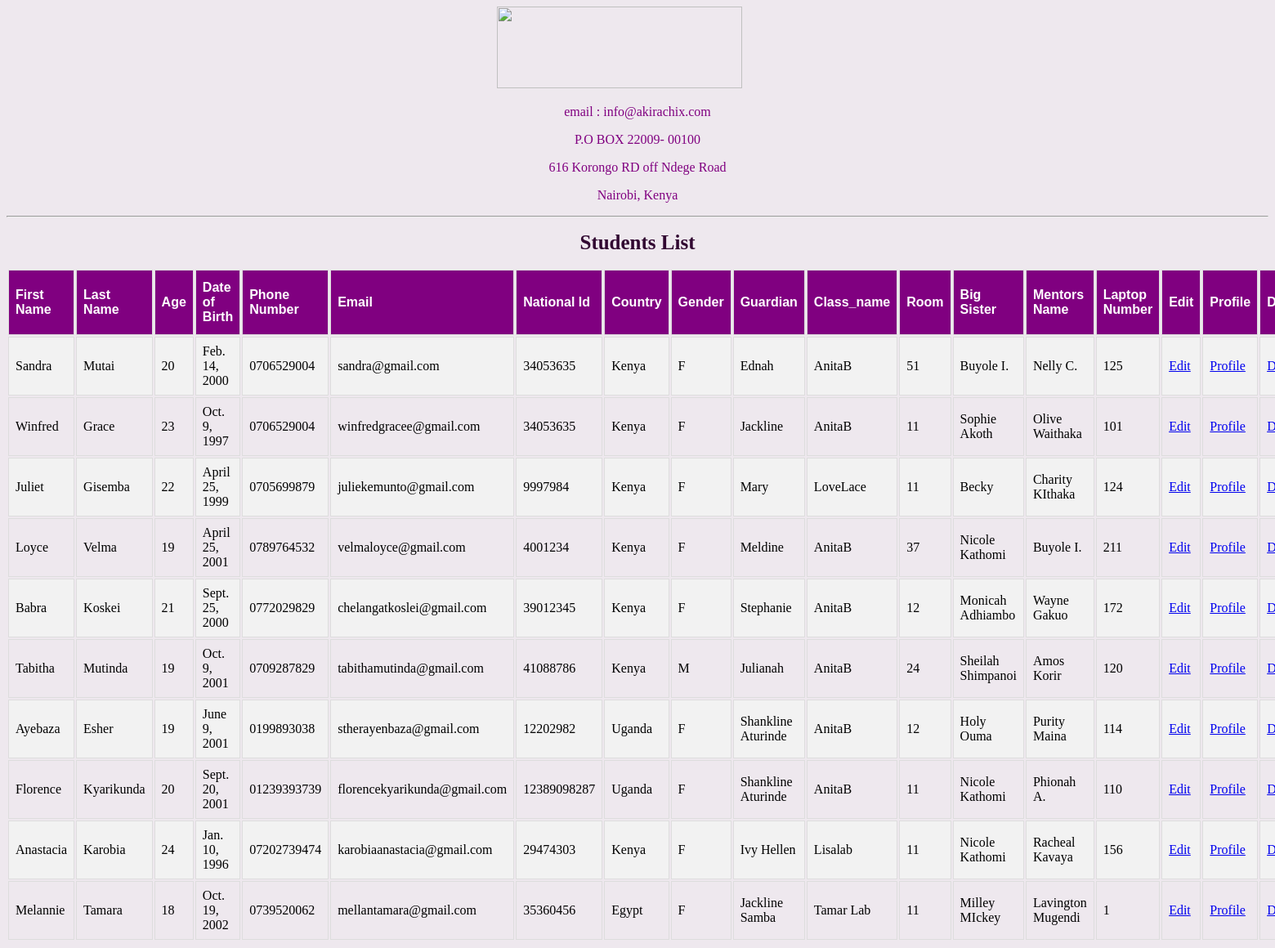
The page /student/list/ on the database its author committed.
### student/models.py (models this page shows)
class Student(models.Model):
    first_name = models.CharField(max_length=10)
    last_name = models.CharField(max_length=10)
    age = models.PositiveSmallIntegerField()
    date_of_birth = models.DateField()
    phone_number = models.CharField(max_length=13)
    email = models.EmailField()
    national_id = models.CharField(max_length=12)
    country = models.CharField(max_length=12, default="Valid")
    gender = ((u'M', u'Male'),
              (u'F', u'Female'),
              (u'O', u'Others'),)
    gender = models.CharField(max_length=1, choices=gender)
    guardian = models.CharField(max_length=18)
    class_name = models.CharField(max_length=10)
    room = models.CharField(max_length=8)
    big_sister = models.CharField(max_length=18, default="Valid")
    mentors_name = models.CharField(max_length=18)
    laptop_number = models.PositiveSmallIntegerField()

### student/views.py (the view)
# urls.py: path("list/", students_list, name="students_list"),
def students_list(request):
    students= Student.objects.all()
    return render(request, 'students_list.html', {'students':students})

### student/templates/students_list.html (shortened to what this page needs)
<!DOCTYPE html>
<html lang="en">
  <head>
  </head>
  <body>
      <img class="image"
      src="https://akirachix.com/img/logo.png?_cchid=1660c557f83aa4644e2a8d4bf0ddd4fb"
    />
  <div class="contacts">
    <p> email : info@akirachix.com </p>
    <p> P.O BOX 22009- 00100 </p>
    <p> 616 Korongo RD off Ndege Road</p>
    <p>Nairobi, Kenya</p>
    <hr>
    </div>
      <h1>Students List</h1>
    <table id="table">
      <tr>
        <th>First Name</th>
        <th>Last Name</th>
        <th>Age</th>
        <th>Date of Birth</th>
        <th>Phone Number</th>
        <th>Email</th>
        <th>National Id</th>
        <th>Country</th>
        <th>Gender</th>
        <th>Guardian</th>
        <th>Class_name</th>
        <th>Room</th>
        <th>Big Sister</th>
        <th>Mentors Name</th>
        <th>Laptop Number</th>
        <th>Edit</th>
        <th>Profile</th>
        <th>Delete</th>
      </tr>
      {%for student in students%}
      <tr>
        <td>{{student.first_name}}</td>
        <td>{{student.last_name}}</td>
        <td>{{student.age}}</td>
        <td>{{student.date_of_birth}}</td>
        <td>{{student.phone_number}}</td>
        <td>{{student.email}}</td>
        <td>{{student.national_id}}</td>
        <td>{{student.country}}</td>
        <td>{{student.gender}}</td>
        <td>{{student.guardian}}</td>
        <td>{{student.class_name}}</td>
        <td>{{student.room}}</td>
        <td>{{student.big_sister}}</td>
        <td>{{student.mentors_name}}</td>
        <td>{{student.laptop_number}}</td>
        <td><a href="{%url 'edit_student' id=student.id%}">Edit</a></td>
        <td><a href="{%url 'student_profile' id=student.id%}">Profile</a></td>
        <td><a href="{%url 'delete_student' id=student.id%}">Delete</a></td>
      </tr>
      {%endfor%}
    </table>
  </body>
</html>

### student/templates/students_list.html (style rules this page uses)
body { background-color: rgb(238, 232, 238); }
#table { width: 100%; }
#table td, #table th { border: 1px solid #ddd; padding: 8px; }
#table tr:nth-child(even) { background-color: #f2f2f2; }
#table th { padding-top: 12px; padding-bottom: 12px; text-align: left; background-color: purple; color: white; font-family: sans-serif; }
img { width: 300px; height: 100px; text-align: center; }
.image { width: 300px; height: 100px; margin-left: 600px; }
h1 { color: rgb(49, 7, 49); text-align: center; font-size: 25px; }
.contacts { text-align: center; font-family: 'Times New Roman', Times, serif; font-size: bolder; color: purple; }

### rows shown on the page
Student: first_name "Sandra", last_name "Mutai", age "20", date_of_birth "Feb. 14, 2000", phone_number "0706529004", email "sandra@gmail.com", national_id "34053635", country "Kenya", gender "F", guardian "Ednah", class_name "AnitaB", room "51", big_sister "Buyole I.", mentors_name "Nelly C.", laptop_number "125"
Student: first_name "Winfred", last_name "Grace", age "23", date_of_birth "Oct. 9, 1997", phone_number "0706529004", email "winfredgracee@gmail.com", national_id "34053635", country "Kenya", gender "F", guardian "Jackline", class_name "AnitaB", room "11", big_sister "Sophie Akoth", mentors_name "Olive Waithaka", laptop_number "101"
Student: first_name "Juliet", last_name "Gisemba", age "22", date_of_birth "April 25, 1999", phone_number "0705699879", email "juliekemunto@gmail.com", national_id "9997984", country "Kenya", gender "F", guardian "Mary", class_name "LoveLace", room "11", big_sister "Becky", mentors_name "Charity KIthaka", laptop_number "124"
Student: first_name "Loyce", last_name "Velma", age "19", date_of_birth "April 25, 2001", phone_number "0789764532", email "velmaloyce@gmail.com", national_id "4001234", country "Kenya", gender "F", guardian "Meldine", class_name "AnitaB", room "37", big_sister "Nicole Kathomi", mentors_name "Buyole I.", laptop_number "211"
Student: first_name "Babra", last_name "Koskei", age "21", date_of_birth "Sept. 25, 2000", phone_number "0772029829", email "chelangatkoslei@gmail.com", national_id "39012345", country "Kenya", gender "F", guardian "Stephanie", class_name "AnitaB", room "12", big_sister "Monicah Adhiambo", mentors_name "Wayne Gakuo", laptop_number "172"
Student: first_name "Tabitha", last_name "Mutinda", age "19", date_of_birth "Oct. 9, 2001", phone_number "0709287829", email "tabithamutinda@gmail.com", national_id "41088786", country "Kenya", gender "M", guardian "Julianah", class_name "AnitaB", room "24", big_sister "Sheilah Shimpanoi", mentors_name "Amos Korir", laptop_number "120"
Student: first_name "Ayebaza", last_name "Esher", age "19", date_of_birth "June 9, 2001", phone_number "0199893038", email "stherayenbaza@gmail.com", national_id "12202982", country "Uganda", gender "F", guardian "Shankline Aturinde", class_name "AnitaB", room "12", big_sister "Holy Ouma", mentors_name "Purity Maina", laptop_number "114"
Student: first_name "Florence", last_name "Kyarikunda", age "20", date_of_birth "Sept. 20, 2001", phone_number "01239393739", email "florencekyarikunda@gmail.com", national_id "12389098287", country "Uganda", gender "F", guardian "Shankline Aturinde", class_name "AnitaB", room "11", big_sister "Nicole Kathomi", mentors_name "Phionah A.", laptop_number "110"
Student: first_name "Anastacia", last_name "Karobia", age "24", date_of_birth "Jan. 10, 1996", phone_number "07202739474", email "karobiaanastacia@gmail.com", national_id "29474303", country "Kenya", gender "F", guardian "Ivy Hellen", class_name "Lisalab", room "11", big_sister "Nicole Kathomi", mentors_name "Racheal Kavaya", laptop_number "156"
Student: first_name "Melannie", last_name "Tamara", age "18", date_of_birth "Oct. 19, 2002", phone_number "0739520062", email "mellantamara@gmail.com", national_id "35360456", country "Egypt", gender "F", guardian "Jackline Samba", class_name "Tamar Lab", room "11", big_sister "Milley MIckey", mentors_name "Lavington Mugendi", laptop_number "1"
